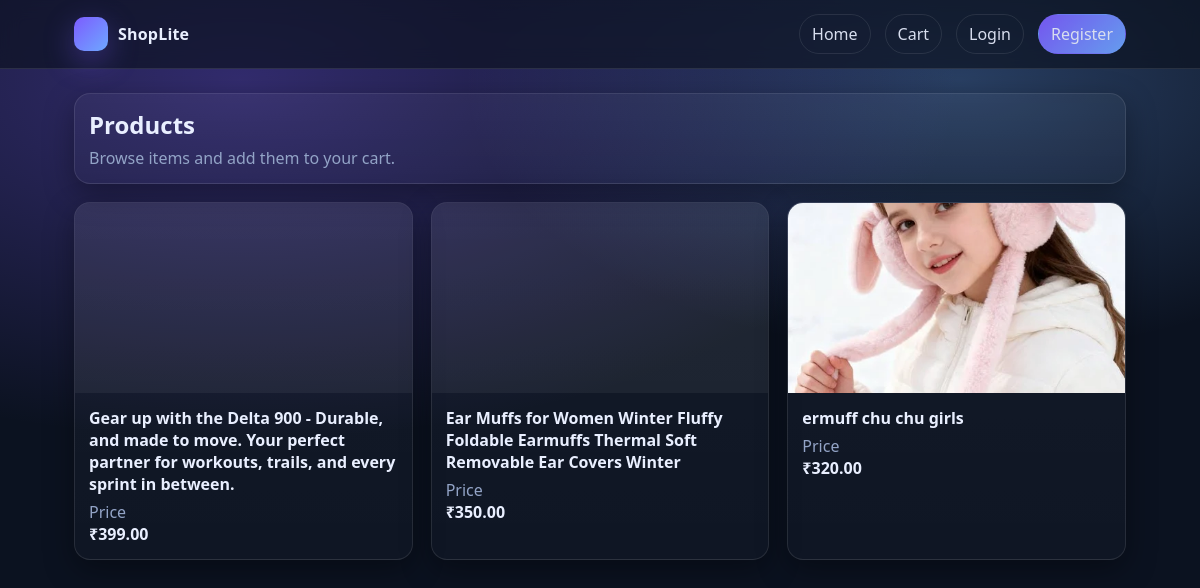
The page / on the database its author committed.
### store/models.py (models this page shows, shortened)
class Product(models.Model):
    name = models.CharField(max_length=200)
    description = models.TextField(blank=True)
    price = models.DecimalField(max_digits=10, decimal_places=2)
    image = models.ImageField(upload_to='products/', blank=True, null=True)
    is_active = models.BooleanField(default=True)
    created_at = models.DateTimeField(auto_now_add=True)

### store/views.py (the view)
# urls.py: 2. Add a URL to urlpatterns:  path('', views.home, name='home')
def home(request):
    products = Product.objects.filter(is_active=True).order_by('-created_at')
    return render(request, 'store/home.html', {'products': products})

### templates/store/home.html (shortened to what this page needs)
{% extends 'base.html' %}
{% block content %}
  <div class="card" style="margin-bottom:18px">
    <div class="card-body">
      <h2 style="margin:0 0 6px">Products</h2>
      <div class="muted">Browse items and add them to your cart.</div>
    </div>
  </div>
  <div class="grid cols-3">
    {% for p in products %}
      <a class="card" href="{% url 'product_detail' p.id %}">
        {% if p.image %}
          <img class="product-img" src="{{ p.image.url }}" alt="{{ p.name }}" loading="lazy" decoding="async">
        {% else %}
          <div class="product-img placeholder">No image</div>
        {% endif %}
        <div class="card-body">
          <div class="card-title">{{ p.name }}</div>
          <div class="muted">Price</div>
          <div class="price">₹{{ p.price }}</div>
        </div>
      </a>
    {% endfor %}
  </div>
{% endblock %}

### templates/base.html (shortened to what this page needs)
{% load static %}
<!doctype html>
<html lang="en">
  <head>
    <link rel="stylesheet" href="{% static 'css/styles.css' %}">
  </head>
  <body>
    <div class="navbar">
      <div class="nav-inner">
        <a class="brand" href="{% url 'home' %}">
          <span class="logo" aria-hidden="true"></span>
          <span>ShopLite</span>
        </a>
        <div class="nav-links">
          <a class="pill" href="{% url 'home' %}">Home</a>
          <a class="pill" href="{% url 'cart' %}">Cart</a>
          {% if user.is_authenticated %}
            <span class="pill">Hi, {{ user.username }}</span>
            <form method="post" action="{% url 'logout' %}" style="margin:0">
              {% csrf_token %}
              <button class="pill danger" type="submit">Logout</button>
            </form>
          {% else %}
            <a class="pill" href="{% url 'login' %}">Login</a>
            <a class="pill primary" href="{% url 'register' %}">Register</a>
          {% endif %}
        </div>
      </div>
    </div>
    <main class="container">
      {% block content %}{% endblock %}
    </main>
  </body>
</html>

### static/css/styles.css (style rules this page uses)
:root { --bg:#0b1220; --card:#0f1a33; --muted:#93a4c7; --text:#e9efff; --brand:#6ea8ff; --brand2:#7c5cff; --danger:#ff5c7a; --ok:#22c55e; --border:rgba(255,255,255,.10); --shadow: 0 10px 30px rgba(0,0,0,.35); }
* { box-sizing:border-box }
html,body { height:100% }
body { margin:0; font-family: system-ui, -apple-system, Segoe UI, Roboto, Arial, sans-serif; color:var(--text); background: radial-gradient(1200px 600px at 20% 10%, rgba(124,92,255,.35), transparent 60%), radial-gradient(900px 500px at 80% 10%, rgba(110,168,255,.30), transparent 55%), var(--bg); }
a { color:inherit;text-decoration:none }
.container { max-width:1100px;margin:0 auto;padding:24px }
.grid { display:grid;gap:18px }
.grid.cols-3 { grid-template-columns:repeat(3,minmax(0,1fr)) }
.navbar { position:sticky;top:0;z-index:10; backdrop-filter: blur(10px); background: rgba(11,18,32,.65); border-bottom: 1px solid var(--border); }
.nav-inner { max-width:1100px;margin:0 auto;padding:14px 24px;display:flex;align-items:center;gap:16px }
.brand { display:flex;align-items:center;gap:10px;font-weight:800;letter-spacing:.2px }
.logo { width:34px;height:34px;border-radius:10px; background: linear-gradient(135deg,var(--brand2),var(--brand)); box-shadow: 0 10px 30px rgba(124,92,255,.35); }
.nav-links { display:flex;align-items:center;gap:14px;margin-left:auto;flex-wrap:wrap }
.pill { padding:8px 12px;border-radius:999px;border:1px solid var(--border); color:var(--text);opacity:.92 }
.pill.primary { border-color:transparent;background:linear-gradient(135deg,var(--brand2),var(--brand)) }
.card { background: linear-gradient(180deg, rgba(255,255,255,.04), rgba(255,255,255,.02)); border:1px solid var(--border); border-radius:16px; box-shadow: var(--shadow); overflow:hidden; }
.card-body { padding:14px }
.card-title { font-weight:750;margin:0 0 6px }
.muted { color:var(--muted) }
.price { font-weight:850 }
.product-img { width:100%; height:190px; aspect-ratio: 1 / 1; object-fit:cover; object-position:center; display:block; background: rgba(255,255,255,.05); }

### rows shown on the page
Product: image (picture), name "Gear up with the Delta 900 - Durable, and made to move. Your perfect partner for workouts, trails, and every sprint in between.", price "399.00"
Product: image (picture), name "Ear Muffs for Women Winter Fluffy Foldable Earmuffs Thermal Soft Removable Ear Covers Winter", price "350.00"
Product: image (picture), name "ermuff chu chu girls", price "320.00"
